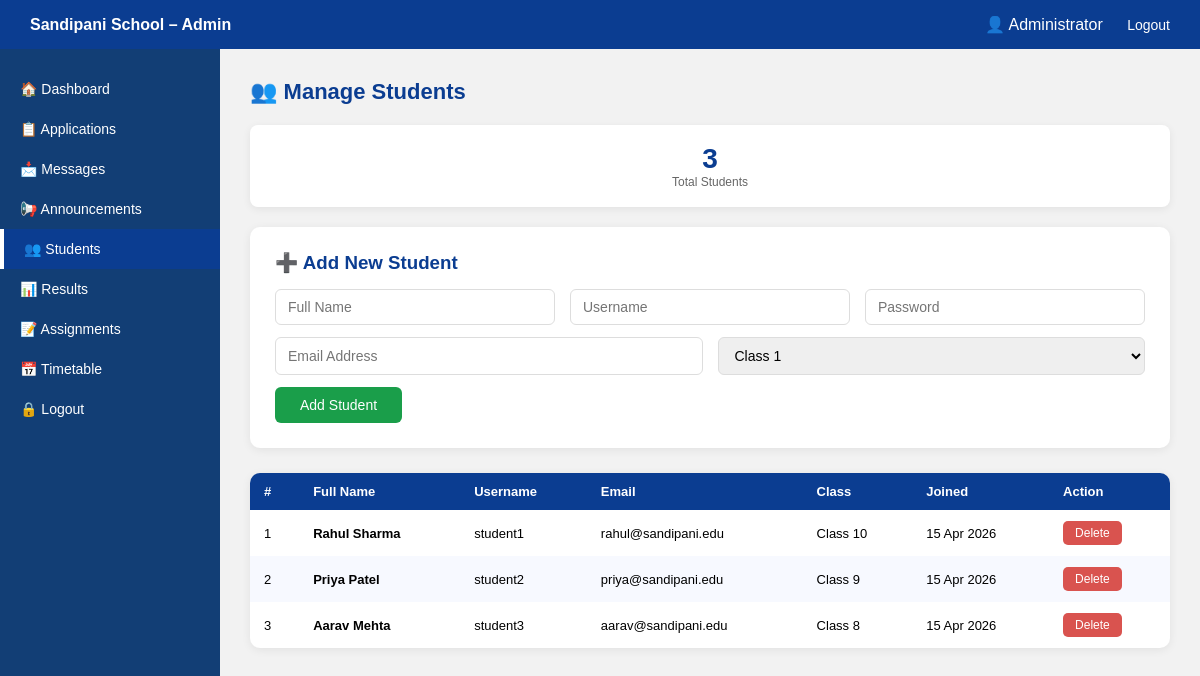
Page /admin_students.php (signed in) on the committed database.
### tables this page shows
CREATE TABLE IF NOT EXISTS users (
    id          INT AUTO_INCREMENT PRIMARY KEY,
    username    VARCHAR(50) NOT NULL UNIQUE,
    password    VARCHAR(255) NOT NULL,
    full_name   VARCHAR(100),
    email       VARCHAR(100),
    role        ENUM('student','admin','teacher') DEFAULT 'student',
    class       VARCHAR(20),
    created_at  TIMESTAMP DEFAULT CURRENT_TIMESTAMP
);

### admin_students.php (the view, shortened to what this page needs)
<?php
include "../db.php";
$students = $conn->query("SELECT * FROM users WHERE role='student' ORDER BY created_at DESC");
$total    = $conn->query("SELECT COUNT(*) as c FROM users WHERE role='student'")->fetch_assoc()['c'];
?>
<!DOCTYPE html>
<html lang="en">
<head>
</head>
<body>
<div class="topbar">
    <div><strong>Sandipani School – Admin</strong></div>
    <div class="top-links">
        <span>👤 <?php echo htmlspecialchars($_SESSION['full_name']); ?></span>
        <a href="../logout.php">Logout</a>
    </div>
</div>
<div class="container">
    <div class="sidebar">
        <a href="dashboard.php">🏠 Dashboard</a>
        <a href="applications.php">📋 Applications</a>
        <a href="messages.php">📩 Messages</a>
        <a href="announcements.php">📢 Announcements</a>
        <a href="students.php" class="active">👥 Students</a>
        <a href="results.php">📊 Results</a>
        <a href="assignments.php">📝 Assignments</a>
        <a href="timetable.php">📅 Timetable</a>
        <a href="../logout.php">🔒 Logout</a>
    </div>
    <div class="main">
        <div class="page-title">👥 Manage Students</div>
        <div class="stats">
            <div class="stat"><h3><?php echo $total; ?></h3><p>Total Students</p></div>
        </div>
        <div class="form-card">
            <h3>➕ Add New Student</h3>
            <form method="POST">
                <div class="form-row">
                    <input type="text" name="full_name" placeholder="Full Name" required>
                    <input type="text" name="username" placeholder="Username" required>
                    <input type="password" name="password" placeholder="Password" required>
                </div>
                <div class="form-row" style="margin-top:12px;">
                    <input type="email" name="email" placeholder="Email Address">
                    <select name="class">
                        <?php foreach(['Class 1','Class 2','Class 3','Class 4','Class 5','Class 6',
                                       'Class 7','Class 8','Class 9','Class 10'] as $c): ?>
                        <option value="<?php echo $c; ?>"><?php echo $c; ?></option>
                        <?php endforeach; ?>
                    </select>
                </div>
                <button type="submit" name="add" class="btn-add">Add Student</button>
            </form>
        </div>
        <div class="card">
            <table>
                <thead>
                    <tr><th>#</th><th>Full Name</th><th>Username</th><th>Email</th><th>Class</th><th>Joined</th><th>Action</th></tr>
                </thead>
                <tbody>
                <?php if($students && $students->num_rows > 0):
                    $i=1; while($row = $students->fetch_assoc()): ?>
                    <tr>
                        <td><?php echo $i++; ?></td>
                        <td><strong><?php echo htmlspecialchars($row['full_name']); ?></strong></td>
                        <td><?php echo htmlspecialchars($row['username']); ?></td>
                        <td><?php echo htmlspecialchars($row['email'] ?? '-'); ?></td>
                        <td><?php echo htmlspecialchars($row['class'] ?? '-'); ?></td>
                        <td><?php echo date('d M Y', strtotime($row['created_at'])); ?></td>
                        <td>
                            <a href="?delete=<?php echo $row['id']; ?>" onclick="return confirm('Delete this student?')">
                                <button class="btn-del">Delete</button>
                            </a>
                        </td>
                    </tr>
                    <?php endwhile; else: ?>
                    <tr><td colspan="7" style="text-align:center;padding:30px;color:#888;">No students found.</td></tr>
                    <?php endif; ?>
                </tbody>
            </table>
        </div>
    </div>
</div>
</body>
</html>

### admin_students.php (style rules this page uses)
* { margin:0; padding:0; box-sizing:border-box; font-family:Arial,sans-serif; }
body { background:#f2f2f2; }
.topbar { background:#0b3d91; color:white; padding:15px 30px; display:flex; justify-content:space-between; align-items:center; }
.top-links a { color:white; text-decoration:none; margin-left:20px; font-size:14px; }
.container { display:flex; }
.sidebar { width:220px; background:#123e75; min-height:100vh; padding-top:20px; }
.sidebar a { display:block; color:white; text-decoration:none; padding:12px 20px; font-size:14px; transition:0.3s; }
.sidebar a:hover, .sidebar a.active { background:#0b3d91; }
.sidebar a.active { border-left:4px solid #fff; }
.main { flex:1; padding:30px; }
.page-title { font-size:22px; color:#0b3d91; font-weight:bold; margin-bottom:20px; }
.stats { display:flex; gap:15px; margin-bottom:20px; }
.stat { flex:1; background:white; border-radius:8px; padding:18px; text-align:center; box-shadow:0 2px 8px rgba(0,0,0,0.07); }
.stat h3 { font-size:28px; color:#0b3d91; }
.stat p { font-size:12px; color:#666; }
.form-card { background:white; border-radius:10px; padding:25px; box-shadow:0 2px 10px rgba(0,0,0,0.07); margin-bottom:25px; }
.form-card h3 { color:#0b3d91; margin-bottom:15px; }
.form-row { display:flex; gap:15px; flex-wrap:wrap; }
.form-row input, .form-row select { flex:1; min-width:160px; padding:9px 12px; border:1px solid #ddd; border-radius:6px; font-size:14px; }
.btn-add { background:#1a9e4a; color:white; border:none; padding:10px 25px; border-radius:6px; cursor:pointer; font-size:14px; margin-top:12px; }
.card { background:white; border-radius:10px; box-shadow:0 2px 10px rgba(0,0,0,0.07); overflow:hidden; }
table { width:100%; border-collapse:collapse; }
thead { background:#0b3d91; color:white; }
th, td { padding:11px 14px; text-align:left; font-size:13px; }
tr:nth-child(even) { background:#f7f9ff; }
.btn-del { background:#d9534f; color:white; border:none; padding:5px 12px; border-radius:5px; cursor:pointer; font-size:12px; }

### rows in the picture
users: full_name "Rahul Sharma", username "student1", email "rahul@sandipani.edu", class "Class 10", created_at "15 Apr 2026"
users: full_name "Priya Patel", username "student2", email "priya@sandipani.edu", class "Class 9", created_at "15 Apr 2026"
users: full_name "Aarav Mehta", username "student3", email "aarav@sandipani.edu", class "Class 8", created_at "15 Apr 2026"

### other values in the picture
$_SESSION['full_name'] "Administrator"
$total "3"
form field class "Class 1"
